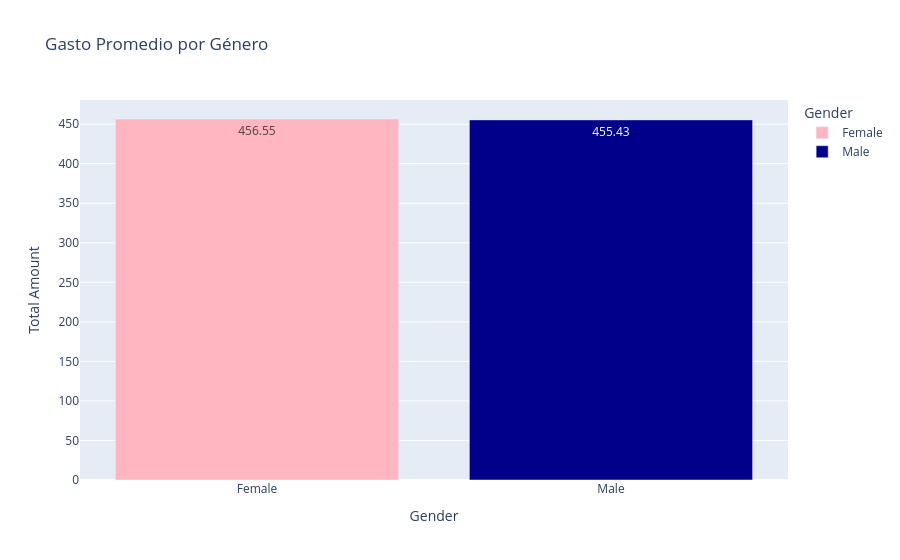

The cell this chart's notebook holds for it:
### Markdown cell above
# OBJETIVO 1

### Code cell
ticket_genero = df.groupby('Gender')['Total Amount'].mean().round(2).reset_index()

# Gráfico de barras
grafico1 = px.bar(ticket_genero, 
              x='Gender', 
              y='Total Amount', 
              color='Gender',           # ¡Esta es la palabra mágica para el color!
              text_auto='.2f',          # Ponemos el número para que se vea la diferencia
              title='Gasto Promedio por Género',
              color_discrete_map={'Female': 'lightpink', 'Male': 'darkblue'})
grafico1.show()

### Figure 1 — Plotly figure (JSON) as saved in the notebook; plotly's stock layout.template omitted (floating-point values rounded to 4 significant figures)
{"data": [{"hovertemplate": "Gender=%{x}<br>Total Amount=%{y}<extra></extra>", "legendgroup": "Female", "marker": {"color": "lightpink", "pattern": {"shape": ""}}, "name": "Female", "orientation": "v", "showlegend": true, "textposition": "auto", "texttemplate": "%{y:.2f}", "type": "bar", "x": ["Female"], "xaxis": "x", "y": [456.6], "yaxis": "y"}, {"hovertemplate": "Gender=%{x}<br>Total Amount=%{y}<extra></extra>", "legendgroup": "Male", "marker": {"color": "darkblue", "pattern": {"shape": ""}}, "name": "Male", "orientation": "v", "showlegend": true, "textposition": "auto", "texttemplate": "%{y:.2f}", "type": "bar", "x": ["Male"], "xaxis": "x", "y": [455.4], "yaxis": "y"}], "layout": {"barmode": "relative", "legend": {"title": {"text": "Gender"}, "tracegroupgap": 0}, "title": {"text": "Gasto Promedio por Género"}, "xaxis": {"anchor": "y", "categoryarray": ["Female", "Male"], "categoryorder": "array", "domain": [0, 1], "title": {"text": "Gender"}}, "yaxis": {"anchor": "x", "domain": [0, 1], "title": {"text": "Total Amount"}}}}
